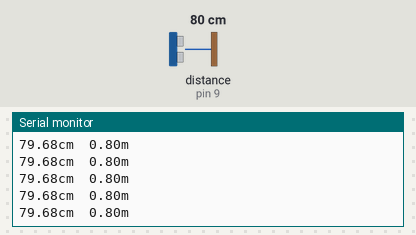
Simulated run of this sketch. Board: Arduino Nano, built with avr-gcc and run on an emulated ATmega328P. Shown: the last lines printed to the serial monitor. Wiring (inferred from the names in the program): ultrasonic range finder: trigger pin 10; echo pin 9. Inputs (shaded band) come from the test bench; at power-on: distance to the obstacle (sensor on pin 9) 80 cm. The echo pulse lasts 58.3 µs per cm.

Above: at 7.2 s.
7.3 s: distance to the obstacle (sensor on pin 9) set to 250 cm
At 7.51 s:
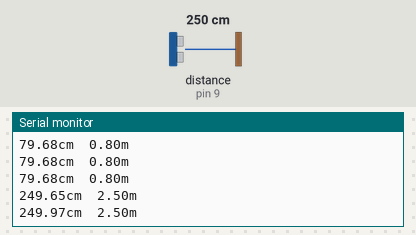
10.3 s: distance to the obstacle (sensor on pin 9) set to 35 cm
At 10.4 s:
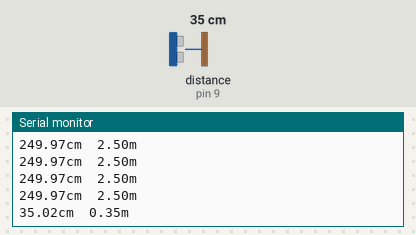
Timing chart, 0 to 13.3 s (numbered marks = the images above; inputs shaded):
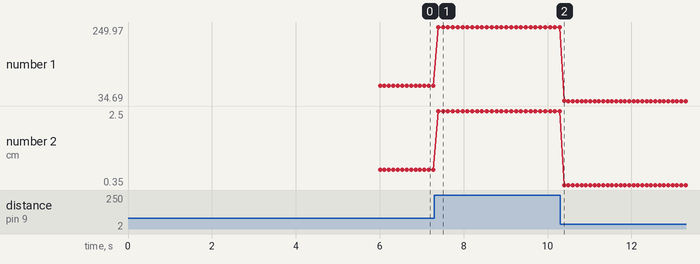

Measured:
- after the input at 7.3 s, the serial monitor: prints a new line after 0.09 s (image 1)
- after the input at 10.3 s, the serial monitor: prints a new line after 0.10 s (image 2)
- plotted number 1: 79.68 → 249.97 after the input at 7.3 s, 249.97 → 34.69 after the input at 10.3 s
- plotted number 2: 0.8 → 2.5 after the input at 7.3 s, 2.5 → 0.35 after the input at 10.3 s

The sketch:

HC-SR04.ino
```cpp
// http://labs.arduino.org/Arduino+Nano+Ultrasonic+Sensor+Example
// Ultrasonic Sensor Example

int trig = 10;
int echo = 9;
int duration;
float distance;
float meter;

void setup()
{
  Serial.begin(9600);

  pinMode(trig, OUTPUT);
  digitalWrite(trig, LOW);
  delayMicroseconds(2);

  pinMode(echo, INPUT);
  delay(6000);

  Serial.println("Distance:");
}

void loop()
{
  digitalWrite(trig, HIGH);
  delayMicroseconds(10);
  digitalWrite(trig, LOW);

  duration = pulseIn(echo, HIGH);

  if (duration >= 38000) {
    Serial.print("Out range");
  } else {
    distance = duration / 58.31;
    Serial.print(distance);
    Serial.print("cm");
    meter = distance / 100;
    Serial.print("\t");
    Serial.print(meter);
    Serial.println("m");
  }

  delay(100);
}
```
